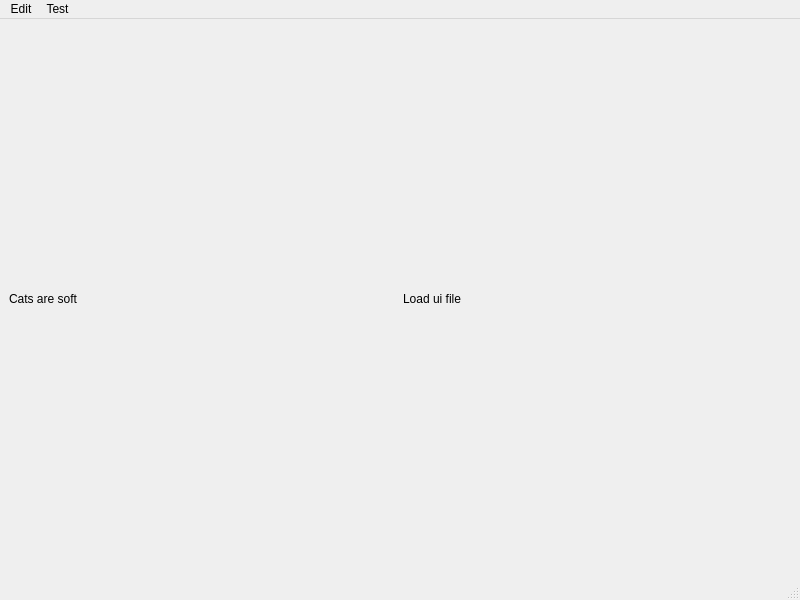
<?xml version="1.0" encoding="UTF-8"?>
<ui version="4.0">
 <class>MainWindow</class>
 <widget class="QMainWindow" name="MainWindow">
  <property name="geometry">
   <rect>
    <x>0</x>
    <y>0</y>
    <width>800</width>
    <height>600</height>
   </rect>
  </property>
  <property name="windowTitle">
   <string>MainWindow</string>
  </property>
  <widget class="QWidget" name="centralwidget">
   <layout class="QGridLayout" name="gridLayout">
    <item row="0" column="1">
     <widget class="QLabel" name="label_2">
      <property name="text">
       <string>Load ui file</string>
      </property>
     </widget>
    </item>
    <item row="0" column="0">
     <widget class="QLabel" name="label">
      <property name="text">
       <string>Cats are soft</string>
      </property>
     </widget>
    </item>
   </layout>
  </widget>
  <widget class="QMenuBar" name="menubar">
   <property name="geometry">
    <rect>
     <x>0</x>
     <y>0</y>
     <width>800</width>
     <height>24</height>
    </rect>
   </property>
   <widget class="QMenu" name="menuEdit">
    <property name="title">
     <string>Edit</string>
    </property>
    <widget class="QMenu" name="menuLanguage">
     <property name="title">
      <string>Language</string>
     </property>
     <addaction name="actionEnglish"/>
     <addaction name="actionDeutsch"/>
    </widget>
    <addaction name="menuLanguage"/>
   </widget>
   <widget class="QMenu" name="menuChange_Label">
    <property name="title">
     <string>Test</string>
    </property>
    <addaction name="actionChangeLabel"/>
   </widget>
   <addaction name="menuEdit"/>
   <addaction name="menuChange_Label"/>
  </widget>
  <widget class="QStatusBar" name="statusbar"/>
  <action name="actionEnglish">
   <property name="text">
    <string>English</string>
   </property>
  </action>
  <action name="actionDeutsch">
   <property name="text">
    <string>Deutsch</string>
   </property>
  </action>
  <action name="actionChangeLabel">
   <property name="text">
    <string>Change Label</string>
   </property>
  </action>
 </widget>
 <resources/>
 <connections/>
</ui>
